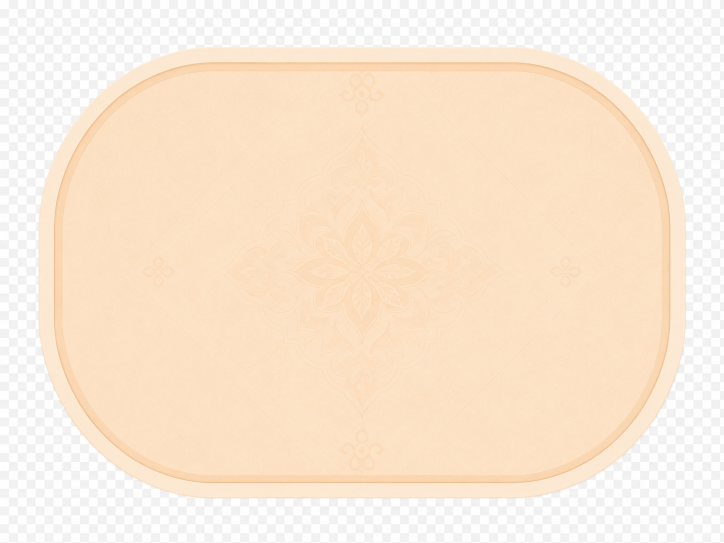
#> input picture images/ChatGPT Image Jun 7, 2026 at 02_15_49 PM (3).png, 1448 x 1086 px, given in place of ChatGPT Image Jun 7, 2026 at 02_15_49 PM (3).png.png, which was not available (shown at 1/2 size)
$ python cut-bg.py '../images/ChatGPT Image Jun 7, 2026 at 02_15_49 PM (3).png'
#> lines starting #> are read from the running program, lines starting #| are printed output that depends on the picture; after the words box and inside, x2 and y2 are one past the last pixel; in counts of white or black regions, pixels touching at a corner belong together; pictures that were not available may be replaced by others from this repository, and a replacement may not be noted
#!/usr/bin/env python3
"""
cut-bg.py — give the supplied artwork a real alpha channel.

The ChatGPT-exported PNGs ship with NO transparency: their "transparent" look
is a light grey checkerboard baked into the pixels, which shows up as an ugly
box behind each image in the UI.

This removes it: a pixel counts as background if it's light AND neutral
(r≈g≈b, the checker's two near-white tones), and we only erase the background
region that is connected to the image border. White/cream areas *inside* a
subject (the medallion centre, the card's cream rim, the white teapot in the
players scene) are enclosed by the subject, so the flood never reaches them and
they are preserved. A 1px erosion + slight alpha blur removes the anti-alias
fringe.

Usage:
    python3 -m venv .venv && ./.venv/bin/pip install pillow numpy scipy
    ./.venv/bin/python scripts/cut-bg.py            # processes public/assets/*.png in place

Re-run after dropping a freshly exported (flat) image into public/assets/.
"""
import sys
import numpy as np
from PIL import Image
from scipy import ndimage

FILES = [
    "logo", "hero-board", "table-felt", "card-back",
    "landscape", "players", "medallion", "teapot",
]

LIGHT = 234   # min channel value to be considered "light"
NEUTRAL = 12  # max allowed (max-min) channel spread to be considered "grey"


def cutout(path: str) -> float:
    im = Image.open(path).convert("RGB")
#> im is the input picture: PIL image 1448x1086 RGB; mean R, G, B 250.1, 232.2, 212.5
    a = np.asarray(im).astype(np.int16)
    mn, mx = a.min(axis=2), a.max(axis=2)
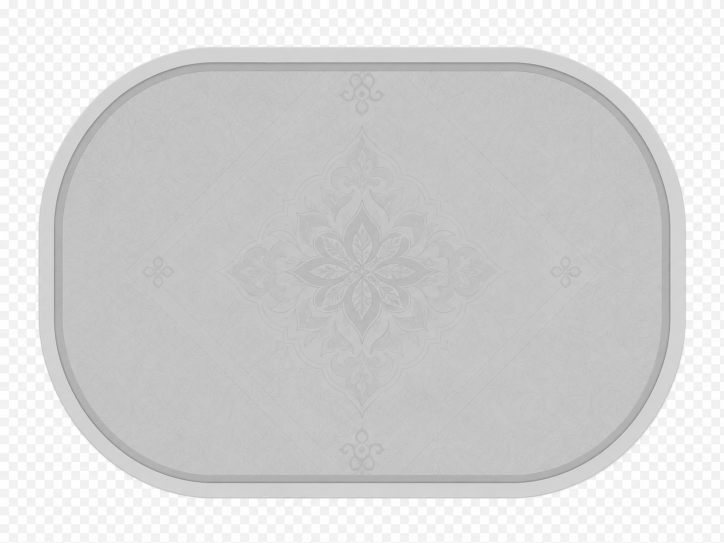
#> mn: shape (1086, 1448) int16 (shown at 1/2 size); min 132, max 255, mean 212.5
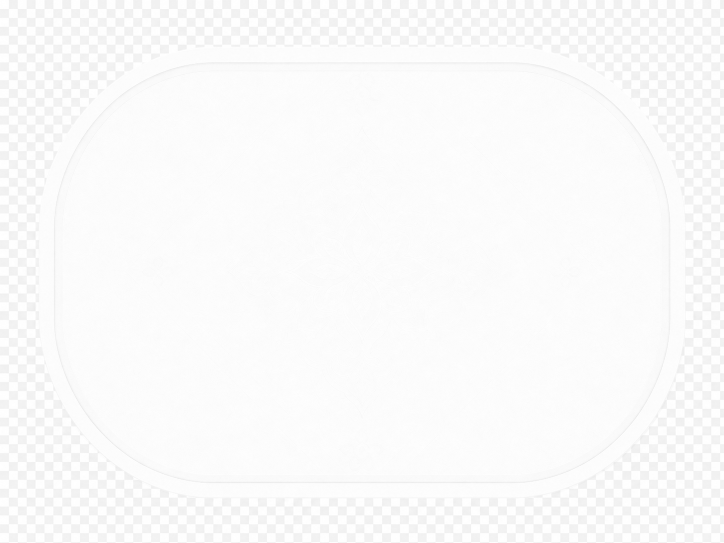
#> mx: shape (1086, 1448) int16 (shown at 1/2 size); min 227, max 255, mean 250.1
    bg_like = (mn >= LIGHT) & ((mx - mn) <= NEUTRAL)
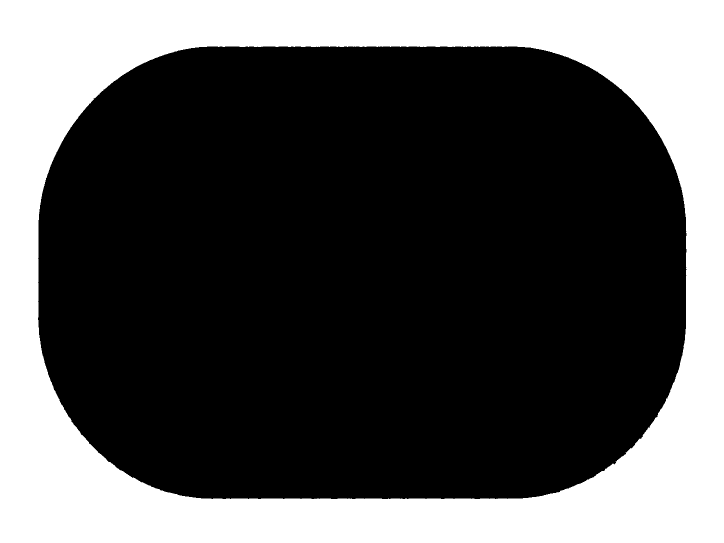
#> bg_like: shape (1086, 1448) bool (shown at 1/2 size); 32.8% white; 1 white region, box (x1, y1, x2, y2) and area: (0, 0, 1448, 1086) 515011

    lbl, _ = ndimage.label(bg_like)
    border = (set(lbl[0, :]) | set(lbl[-1, :])
              | set(lbl[:, 0]) | set(lbl[:, -1]))
#> border = 1 item
    border.discard(0)
    bg = np.isin(lbl, list(border))

    opaque = ndimage.binary_erosion(~bg, iterations=1)
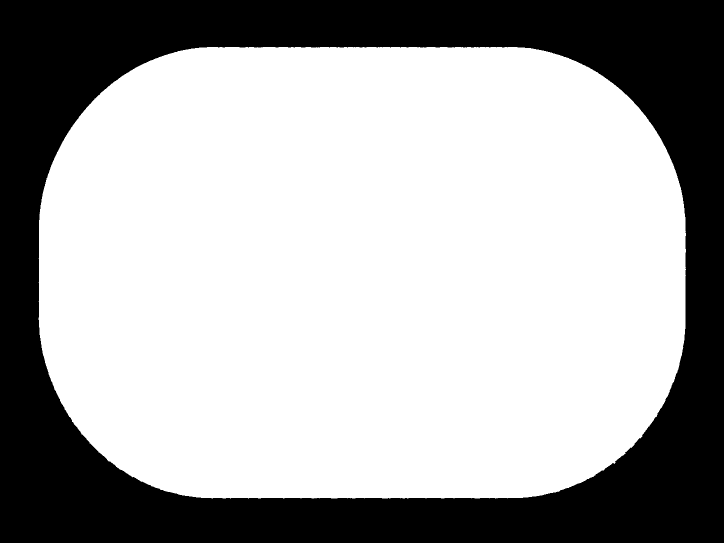
#> opaque: shape (1086, 1448) bool (shown at 1/2 size); 67% white; 1 black region, box (x1, y1, x2, y2) and area: (0, 0, 1448, 1086) 518595
    alpha = np.where(opaque, 255.0, 0.0)
    alpha = ndimage.gaussian_filter(alpha, sigma=0.8)
    alpha = np.clip(alpha, 0, 255).astype(np.uint8)

    out = np.dstack([np.asarray(im), alpha])
    Image.fromarray(out, "RGBA").save(path)
    return 100 * (alpha < 8).mean()


def main():
    base = "public/assets"
    names = sys.argv[1:] or FILES
    for n in names:
        p = f"{base}/{n}.png"
        pct = cutout(p)
#> pct = 32.69
        print(f"{n:12} transparent={pct:4.1f}%")
#| ../images/ChatGPT Image Jun 7, 2026 at 02_15_49 PM (3).png transparent=32.7%


if __name__ == "__main__":
    main()

$ run again, on images/ChatGPT Image Jun 7, 2026 at 02_15_49 PM (4).png
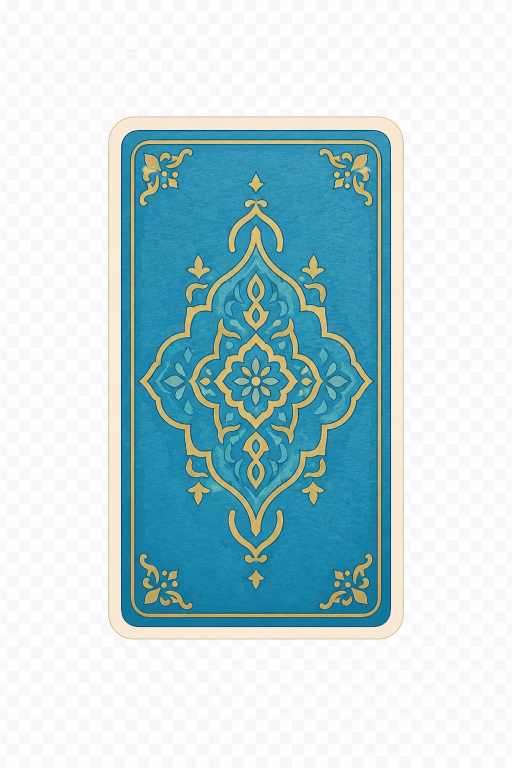
#> input picture images/ChatGPT Image Jun 7, 2026 at 02_15_49 PM (4).png, 1024 x 1536 px, given in place of ChatGPT Image Jun 7, 2026 at 02_15_49 PM (4).png.png, which was not available (shown at 1/2 size)
#> in cutout, im is the input picture: PIL image 1024x1536 RGB; mean R, G, B 186.7, 212.6, 217.2
#> bg_like: shape (1536, 1024) bool; 60.8% white; 1 black region, box (x1, y1, x2, y2) and area: (216, 233, 808, 1279) 616291
#> in cutout, `lbl, _ = ndimage.label(bg_like)`:
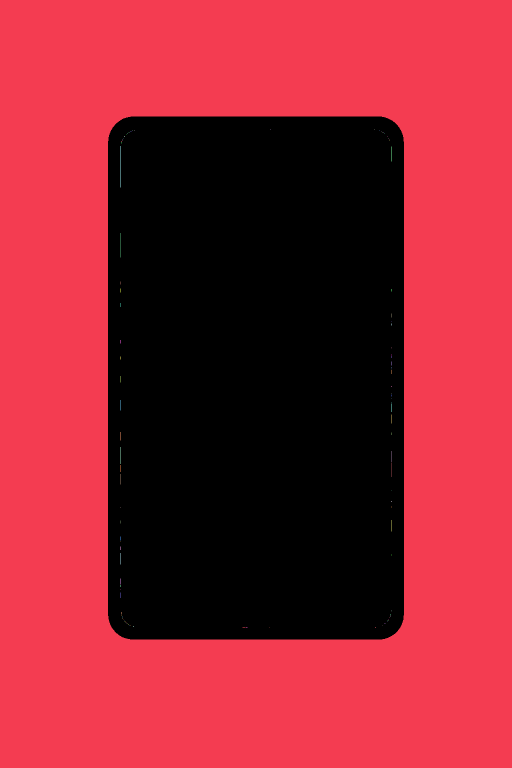
#> lbl: shape (1536, 1024) int32 (shown at 1/2 size); 111 distinct labels, from 0 to 110; one colour per label, 0 black
#> border = 1 item
#> bg: shape (1536, 1024) bool; 60.8% white; 1 black region, box (x1, y1, x2, y2) and area: (216, 233, 808, 1279) 616939
#> in cutout, `opaque = ndimage.binary_erosion(~bg, iterations=1)`:
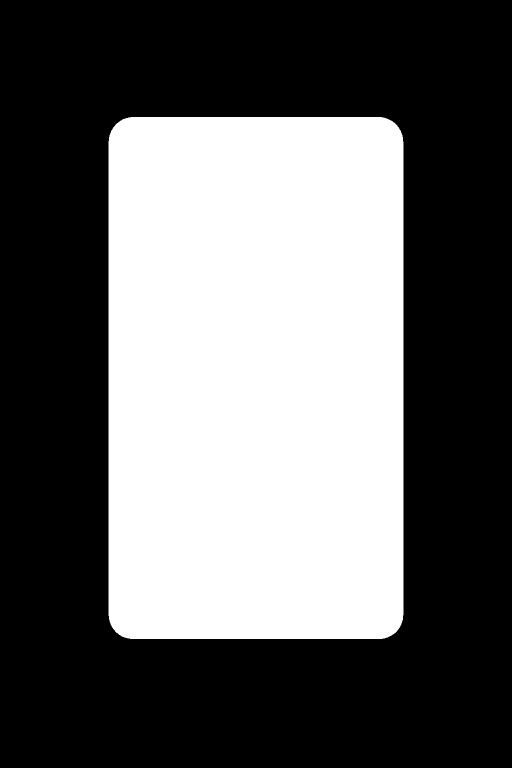
#> opaque: shape (1536, 1024) bool (shown at 1/2 size); 39% white; 1 white region, box (x1, y1, x2, y2) and area: (217, 234, 807, 1278) 613785
#> pct = 60.77
#| ../images/ChatGPT Image Jun 7, 2026 at 02_15_49 PM (4).png transparent=60.8%

$ run again, on images/ChatGPT Image Jun 7, 2026 at 02_15_49 PM (5).png
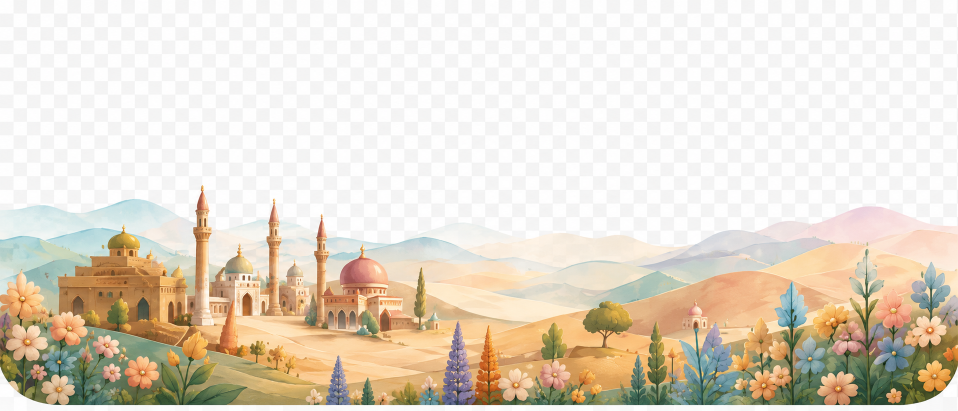
#> input picture images/ChatGPT Image Jun 7, 2026 at 02_15_49 PM (5).png, 1916 x 821 px, given in place of ChatGPT Image Jun 7, 2026 at 02_15_49 PM (5).png.png, which was not available (shown at 1/2 size)
#> in cutout, im is the input picture: PIL image 1916x821 RGB; mean R, G, B 227.3, 217.6, 203
#> bg_like: shape (821, 1916) bool; 56.9% white; 26 black regions (21 under 20 px), largest, box (x1, y1, x2, y2) and area: (0, 369, 1916, 811) 677152, (889, 446, 929, 453) 64, (1034, 475, 1046, 479) 23, (837, 464, 853, 470) 21, (955, 451, 968, 456) 20
#> in cutout, `lbl, _ = ndimage.label(bg_like)`:
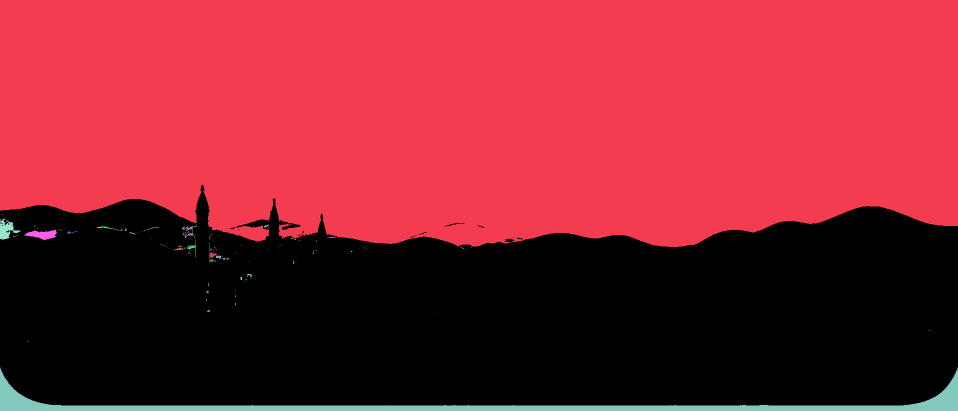
#> lbl: shape (821, 1916) int32 (shown at 1/2 size); 183 distinct labels, from 0 to 182; one colour per label, 0 black
#> border = 5 items
#> in cutout, `opaque = ndimage.binary_erosion(~bg, iterations=1)`:
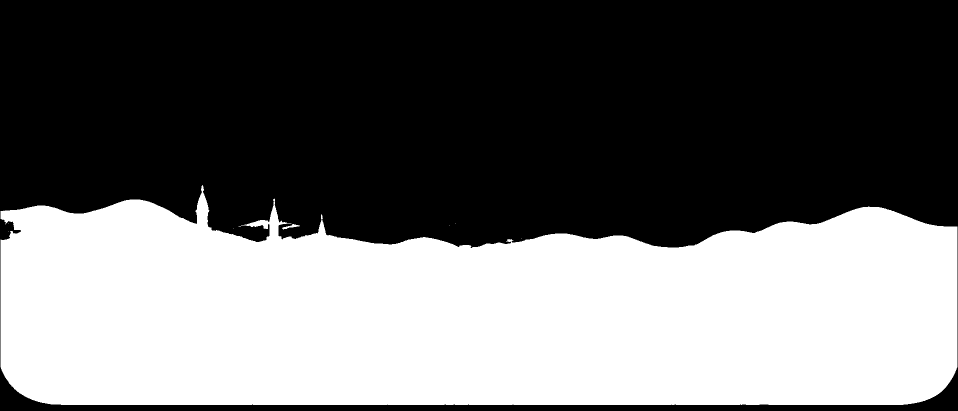
#> opaque: shape (821, 1916) bool (shown at 1/2 size); 42.8% white; 9 white regions (7 under 20 px), largest, box (x1, y1, x2, y2) and area: (1, 370, 1915, 810) 673767, (564, 448, 600, 459) 142
#> pct = 56.77
#| ../images/ChatGPT Image Jun 7, 2026 at 02_15_49 PM (5).png transparent=56.8%
